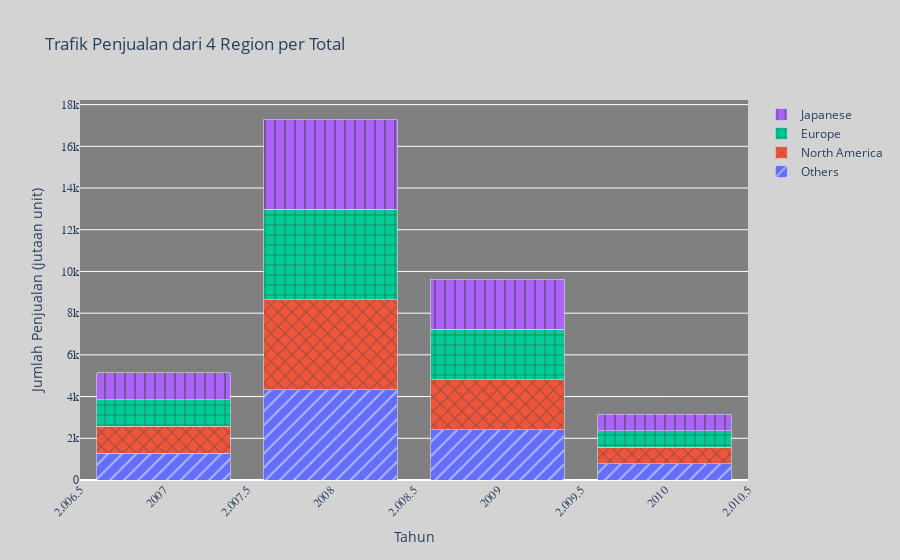

The notebook cell this image was saved under:
### Code cell
fig = go.Figure(go.Bar(x=df["Year"], y=df_region["Sales"], name="Others"))
fig.add_trace(go.Bar(x=df["Year"], y=df_region["Sales"], name="North America")),
fig.add_trace(go.Bar(x=df["Year"], y=df_region["Sales"], name="Europe")),
fig.add_trace(go.Bar(x=df["Year"], y=df_region["Sales"], name="Japanese")),


layout=dict(
    barcornerradius=15,
),

fig.update_traces(selector=dict(name="Others"), marker_pattern_shape="/",)
fig.update_traces(selector=dict(name="North America"), marker_pattern_shape="x",)
fig.update_traces(selector=dict(name="Europe"), marker_pattern_shape="+",)
fig.update_traces(selector=dict(name="Japanese"), marker_pattern_shape="|",)

fig.update_layout(
    title="Trafik Penjualan dari 4 Region per Total", 
    xaxis=dict(tickangle=-45, tickfont=dict(size=12, family="Courier New, monospace")),
    yaxis=dict(tickfont=dict(size=12, family="Courier New, monospace")),
    showlegend=True,

    paper_bgcolor='lightgrey',
    plot_bgcolor='rgba(128, 128, 128, 1)',

    xaxis_title="Tahun", 
    yaxis_title="Jumlah Penjualan (jutaan unit)"
    
)

fig.update_layout(barmode='stack', xaxis={'categoryorder':'array', 'categoryarray':df["Year"]})
fig.show()

### Figure 1 — Plotly figure (JSON) as saved in the notebook; plotly's stock layout.template omitted (floating-point values rounded to 4 significant figures)
{"data": [{"marker": {"pattern": {"shape": "/"}}, "name": "Others", "type": "bar", "x": [2008, 2009, 2007, 2010, 2006], "y": [4327.0, 2407.0, 1284.0, 788.9]}, {"marker": {"pattern": {"shape": "x"}}, "name": "North America", "type": "bar", "x": [2008, 2009, 2007, 2010, 2006], "y": [4327.0, 2407.0, 1284.0, 788.9]}, {"marker": {"pattern": {"shape": "+"}}, "name": "Europe", "type": "bar", "x": [2008, 2009, 2007, 2010, 2006], "y": [4327.0, 2407.0, 1284.0, 788.9]}, {"marker": {"pattern": {"shape": "|"}}, "name": "Japanese", "type": "bar", "x": [2008, 2009, 2007, 2010, 2006], "y": [4327.0, 2407.0, 1284.0, 788.9]}], "layout": {"barmode": "stack", "paper_bgcolor": "lightgrey", "plot_bgcolor": "rgba(128, 128, 128, 1)", "showlegend": true, "title": {"text": "Trafik Penjualan dari 4 Region per Total"}, "xaxis": {"categoryarray": [2008, 2009, 2007, 2010, 2006], "categoryorder": "array", "tickangle": -45, "tickfont": {"family": "Courier New, monospace", "size": 12}, "title": {"text": "Tahun"}}, "yaxis": {"tickfont": {"family": "Courier New, monospace", "size": 12}, "title": {"text": "Jumlah Penjualan (jutaan unit)"}}}}
